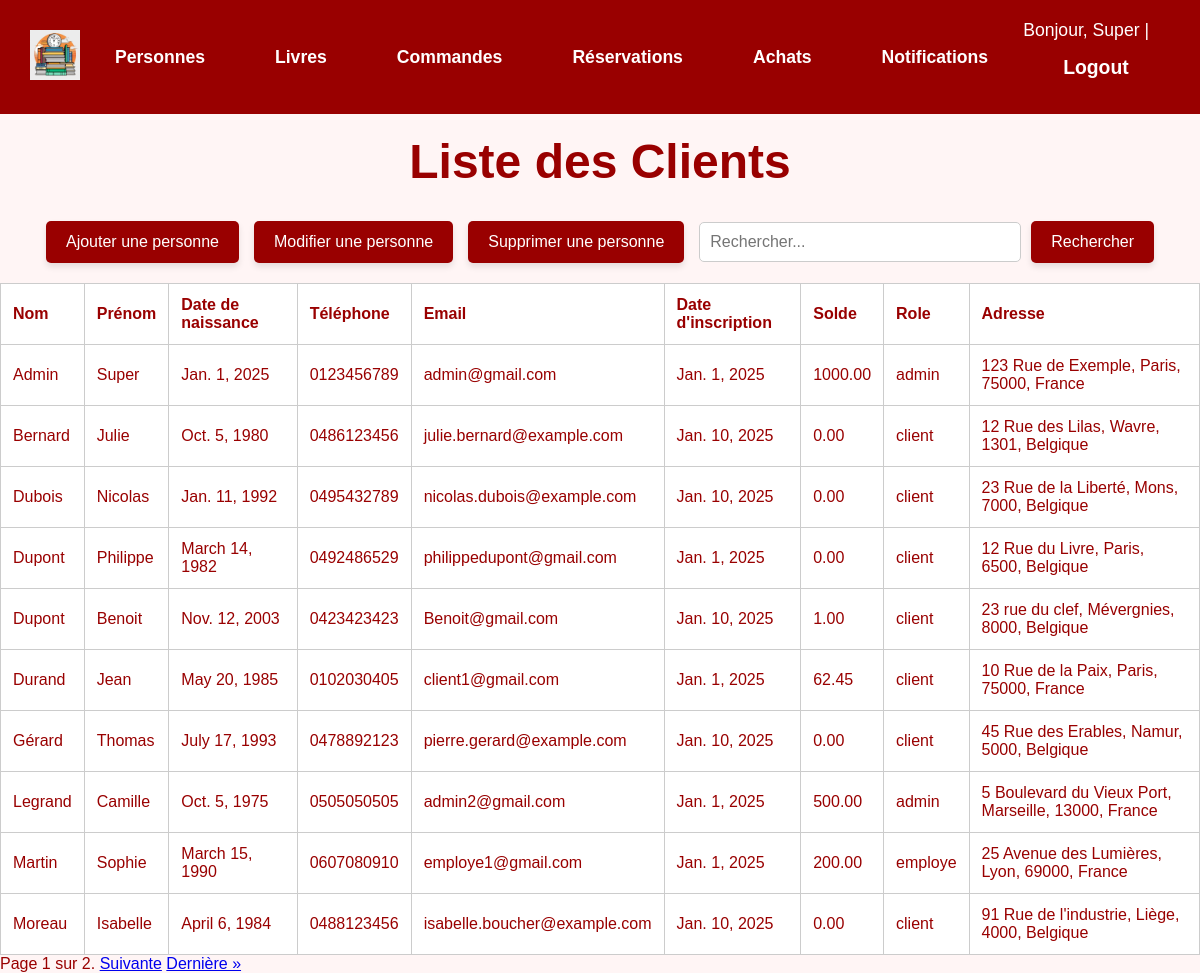
The page /personnes/ (signed in) on the database its author committed.
### gui/models.py (models this page shows, shortened)
class Personne(AbstractBaseUser, PermissionsMixin):
    nom = models.CharField(max_length=100)
    prenom = models.CharField(max_length=100)
    date_naissance = models.DateField()
    telephone = models.CharField(max_length=15)
    email = models.EmailField(max_length=50, primary_key=True)
    date_creation = models.DateField(auto_now_add=True)
    solde = models.DecimalField(max_digits=10, decimal_places=2, default=0)
    adresse = models.ForeignKey('Adresse', on_delete=models.CASCADE)
    role = models.ForeignKey('Role', on_delete=models.CASCADE)
    is_active = models.BooleanField(default=True)
    is_staff = models.BooleanField(default=False)
    is_superuser = models.BooleanField(default=False)
    objects = PersonneManager()
    USERNAME_FIELD = 'email'
    REQUIRED_FIELDS = ['nom', 'prenom']
    class Meta:
        db_table = 'Personne'

class Role(models.Model):
    type = models.CharField(max_length=50)
    class Meta:
        db_table = 'Role'
    def __str__(self):
        return self.type

class Adresse(models.Model):
    rue = models.CharField(max_length=255)
    n_rue = models.IntegerField()
    ville = models.ForeignKey(Ville, on_delete=models.CASCADE)
    """class Meta:
        db_table = 'Adresse'"""

class Ville(models.Model):
    nom_ville = models.CharField(max_length=100)
    code_postal = models.CharField(max_length=10)
    pays = models.CharField(max_length=50)
    class Meta:
        db_table = 'Ville'

### gui/views.py (the view)
# urls.py: path('personnes/', PersonneList.as_view(), name='personnes_list'),
class PersonneList(StaffRequiredMixin, ListView):
    model = Personne
    template_name = 'gui/lister_personnes.html'
    context_object_name = 'personnes'  # Optionnel : pour un accès plus clair dans le template
    paginate_by = 10
    def get_queryset(self):
        sort_by = self.request.GET.get('sort_by', 'nom')
        order = self.request.GET.get('order', 'asc')
        search_query = self.request.GET.get('q', '').strip()
        sort_prefix = '' if order == 'asc' else '-'
        sorting_options = {
            'nom': 'nom',
            'prenom': 'prenom',
            'date_naissance': 'date_naissance',
            'email': 'email',
            'date_creation': 'date_creation',
            'solde': 'solde',
            'role': 'role',
            'adresse__ville__nom_ville': 'adresse__ville__nom_ville',
        }
        queryset = super().get_queryset()
        if search_query:
            queryset = queryset.filter(
                Q(nom__icontains=search_query) |
                Q(prenom__icontains=search_query)
            )
        if sort_by in sorting_options:
            queryset = queryset.order_by(f"{sort_prefix}{sorting_options[sort_by]}")
        return queryset

### gui/views.py (called while the page is built)
    def test_func(self):
        return self.request.user.is_staff

### templates/gui/lister_personnes.html (shortened to what this page needs)
{% load static %}
<!DOCTYPE html>
<html lang="fr">
<head>
</head>
<body>
    {% include 'gui/navbar.html' %}
    <h1 style="color: #990000; text-align: center; font-size: 3em; margin-top: 20px;">Liste des Clients</h1>
    <div class="action-bar">
        <a href="/personnes/create/" class="button">Ajouter une personne</a>
        <a href="{% url 'personnes_select' %}" class="button">Modifier une personne</a>
        <a href="{% url 'personnes_delete' %}" class="button">Supprimer une personne</a>
        <form method="GET" action="{% url 'personnes_research' %}" style="display: inline-flex; align-items: center; gap: 10px;">
            <input type="text" id="search" name="search" placeholder="Rechercher..." value="{{ request.GET.search }}">
            <button type="submit" class="button">Rechercher</button>
        </form>
    </div>
    <table>
        <thead>
            <tr>
                <th><a href="?sort_by=nom&order={% if request.GET.sort_by == 'nom' and request.GET.order == 'asc' %}desc{% else %}asc{% endif %}">Nom</a></th>
                <th><a href="?sort_by=prenom&order={% if request.GET.sort_by == 'prenom' and request.GET.order == 'asc' %}desc{% else %}asc{% endif %}">Prénom</a></th>
                <th><a href="?sort_by=date_naissance&order={% if request.GET.sort_by == 'date_naissance' and request.GET.order == 'asc' %}desc{% else %}asc{% endif %}">Date de naissance</a></th>
                <th><a href="?sort_by=telephone&order={% if request.GET.sort_by == 'telephone' and request.GET.order == 'asc' %}desc{% else %}asc{% endif %}">Téléphone</a></th>
                <th><a href="?sort_by=email&order={% if request.GET.sort_by == 'email' and request.GET.order == 'asc' %}desc{% else %}asc{% endif %}">Email</a></th>
                <th><a href="?sort_by=date_creation&order={% if request.GET.sort_by == 'date_creation' and request.GET.order == 'asc' %}desc{% else %}asc{% endif %}">Date d'inscription</a></th>
                <th><a href="?sort_by=solde&order={% if request.GET.sort_by == 'solde' and request.GET.order == 'asc' %}desc{% else %}asc{% endif %}">Solde</a></th>
                <th><a href="?sort_by=role&order={% if request.GET.sort_by == 'role' and request.GET.order == 'asc' %}desc{% else %}asc{% endif %}">Role</a></th>
                <th><a href="?sort_by=adresse__ville__om_ville&order={% if request.GET.sort_by == 'adresse__ville__om_ville' and request.GET.order == 'asc' %}desc{% else %}asc{% endif %}">Adresse</a></th>
            </tr>
        </thead>
        <tbody>
            {% for personne in object_list %}
                <tr>
                    <td>{{ personne.nom }}</td>
                    <td>{{ personne.prenom }}</td>
                    <td>{{ personne.date_naissance }}</td>
                    <td>{{ personne.telephone }}</td>
                    <td>{{ personne.email }}</td>
                    <td>{{ personne.date_creation }}</td>
                    <td>{{ personne.solde }}</td>
                    <td>{{ personne.role }}</td>
                    <td>
                        {{ personne.adresse.n_rue }} {{ personne.adresse.rue }},
                        {{ personne.adresse.ville.nom_ville }},
                        {{ personne.adresse.ville.code_postal }},
                        {{ personne.adresse.ville.pays }}
                    </td>
                </tr>
            {% empty %}
            <tr class="empty-message">
                <td colspan="9">Aucune personne trouvée.</td>
            </tr>
            {% endfor %}
        </tbody>
    </table>
    <div class="pagination">
        <span class="step-links">
            <span class="current">
                Page {{ page_obj.number }} sur {{ page_obj.paginator.num_pages }}.
            </span>
            {% if page_obj.has_next %}
                <a href="?page={{ page_obj.next_page_number }}{% if request.GET.sort_by %}&sort_by={{ request.GET.sort_by }}{% endif %}{% if request.GET.order %}&order={{ request.GET.order }}{% endif %}">Suivante</a>
                <a href="?page={{ page_obj.paginator.num_pages }}{% if request.GET.sort_by %}&sort_by={{ request.GET.sort_by }}{% endif %}{% if request.GET.order %}&order={{ request.GET.order }}{% endif %}">Dernière &raquo;</a>
            {% endif %}
        </span>
    </div>
</body>
</html>

### templates/gui/navbar.html (shortened to what this page needs)
{% load static %}
<header>
    <a href="{% url 'homepage' %}">
        <img src="{% static 'images/logo_mdd.webp' %}" alt="Logo" class="logo">
    </a>
    <nav class="navbar">
        <a href="{% url 'personnes_list' %}" class="nav-button">Personnes</a>
        <a href="{% url 'livres_list' %}" class="nav-button">Livres</a>
        <a href="{% url 'commandes_list' %}" class="nav-button">Commandes</a>
        <a href="{% url 'reservations_list' %}" class="nav-button">Réservations</a>
        <a href="{% url 'achats_list' %}" class="nav-button">Achats</a>
        <a href="{% url 'notifications_list' %}" class="nav-button">Notifications</a>
    </nav>
    <div class="user-info">
        {% if user.is_authenticated %}
            Bonjour, {{ user.prenom }} | <a href="{% url 'logout' %}" class="nav-button">Logout</a>
        {% else %}
            <a href="{% url 'login' %}" class="nav-button">Login</a>
        {% endif %}
    </div>
</header>

### templates/gui/lister_personnes.html (style rules this page uses)
body { font-family: Arial, sans-serif; background-color: #fff5f5; color: #990000; margin: 0; }
.navbar { display: flex; justify-content: center; background-color: #cc0000; padding: 10px 0; }
.action-bar { display: flex; justify-content: center; align-items: center; gap: 15px; margin: 20px 0; }
.action-bar a, .action-bar button { background-color: #990000; color: white; padding: 12px 20px; font-size: 1em; text-decoration: none; border: none; border-radius: 5px; cursor: pointer; box-shadow: 0 4px 6px rgba(0, 0, 0, 0.1); transition: background-color 0.3s; }
input[type="text"] { padding: 10px; font-size: 1em; border: 1px solid #ccc; border-radius: 5px; width: 300px; }
table { width: 100%; border-collapse: collapse; margin-top: 20px; border: 1px solid #ccc; }
th, td { padding: 12px; text-align: left; border: 1px solid #ccc; }
th a { color: #990000; text-decoration: none; }
th { background-color: #ffffff; color: #990000; }
td { background-color: #fff; }
tr:nth-child(even) { background-color: #f9f9f9; }

### templates/gui/navbar.html (style rules this page uses)
header { display: flex; flex-direction: row; justify-content: space-between; align-items: center; padding: 20px 30px; background-color: #990000; color: white; }
.logo { height: 50px; }
.user-info { font-size: 1.1em; }
.user-info a { color: white; text-decoration: none; margin-left: 15px; font-weight: bold; }
.navbar { display: flex; justify-content: center; width: 100%; margin: 0; background-color: #990000; }
.nav-button { background-color: #990000; color: white; padding: 15px 25px; text-decoration: none; text-align: center; font-size: 1.1em; margin: 0 10px; border: none; display: inline-block; font-weight: bold; transition: background-color 0.3s, transform 0.2s ease-in-out; }

### rows shown on the page
Personne: prenom "Super", nom "Admin", date_naissance "Jan. 1, 2025", telephone "0123456789", email "admin@gmail.com", date_creation "Jan. 1, 2025", solde "1000.00", role "admin", adresse.n_rue "123", adresse.rue "Rue de Exemple", adresse.ville.nom_ville "Paris", adresse.ville.code_postal "75000", adresse.ville.pays "France"
Personne: nom "Bernard", prenom "Julie", date_naissance "Oct. 5, 1980", telephone "0486123456", email "julie.bernard@example.com", date_creation "Jan. 10, 2025", solde "0.00", role "client", adresse.n_rue "12", adresse.rue "Rue des Lilas", adresse.ville.nom_ville "Wavre", adresse.ville.code_postal "1301", adresse.ville.pays "Belgique"
Personne: nom "Dubois", prenom "Nicolas", date_naissance "Jan. 11, 1992", telephone "0495432789", email "nicolas.dubois@example.com", date_creation "Jan. 10, 2025", solde "0.00", role "client", adresse.n_rue "23", adresse.rue "Rue de la Liberté", adresse.ville.nom_ville "Mons", adresse.ville.code_postal "7000", adresse.ville.pays "Belgique"
Personne: nom "Dupont", prenom "Philippe", date_naissance "March 14, 1982", telephone "0492486529", email "philippedupont@gmail.com", date_creation "Jan. 1, 2025", solde "0.00", role "client", adresse.n_rue "12", adresse.rue "Rue du Livre", adresse.ville.nom_ville "Paris", adresse.ville.code_postal "6500", adresse.ville.pays "Belgique"
Personne: nom "Dupont", prenom "Benoit", date_naissance "Nov. 12, 2003", telephone "0423423423", email "Benoit@gmail.com", date_creation "Jan. 10, 2025", solde "1.00", role "client", adresse.n_rue "23", adresse.rue "rue du clef", adresse.ville.nom_ville "Mévergnies", adresse.ville.code_postal "8000", adresse.ville.pays "Belgique"
Personne: nom "Durand", prenom "Jean", date_naissance "May 20, 1985", telephone "0102030405", email "client1@gmail.com", date_creation "Jan. 1, 2025", solde "62.45", role "client", adresse.n_rue "10", adresse.rue "Rue de la Paix", adresse.ville.nom_ville "Paris", adresse.ville.code_postal "75000", adresse.ville.pays "France"
Personne: nom "Gérard", prenom "Thomas", date_naissance "July 17, 1993", telephone "0478892123", email "pierre.gerard@example.com", date_creation "Jan. 10, 2025", solde "0.00", role "client", adresse.n_rue "45", adresse.rue "Rue des Erables", adresse.ville.nom_ville "Namur", adresse.ville.code_postal "5000", adresse.ville.pays "Belgique"
Personne: nom "Legrand", prenom "Camille", date_naissance "Oct. 5, 1975", telephone "0505050505", email "admin2@gmail.com", date_creation "Jan. 1, 2025", solde "500.00", role "admin", adresse.n_rue "5", adresse.rue "Boulevard du Vieux Port", adresse.ville.nom_ville "Marseille", adresse.ville.code_postal "13000", adresse.ville.pays "France"
Personne: nom "Martin", prenom "Sophie", date_naissance "March 15, 1990", telephone "0607080910", email "employe1@gmail.com", date_creation "Jan. 1, 2025", solde "200.00", role "employe", adresse.n_rue "25", adresse.rue "Avenue des Lumières", adresse.ville.nom_ville "Lyon", adresse.ville.code_postal "69000", adresse.ville.pays "France"
Personne: nom "Moreau", prenom "Isabelle", date_naissance "April 6, 1984", telephone "0488123456", email "isabelle.boucher@example.com", date_creation "Jan. 10, 2025", solde "0.00", role "client", adresse.n_rue "91", adresse.rue "Rue de l'industrie", adresse.ville.nom_ville "Liège", adresse.ville.code_postal "4000", adresse.ville.pays "Belgique"

### other values the page prints
{{ page_obj.number }} "1"
{{ page_obj.paginator.num_pages }} "2"
